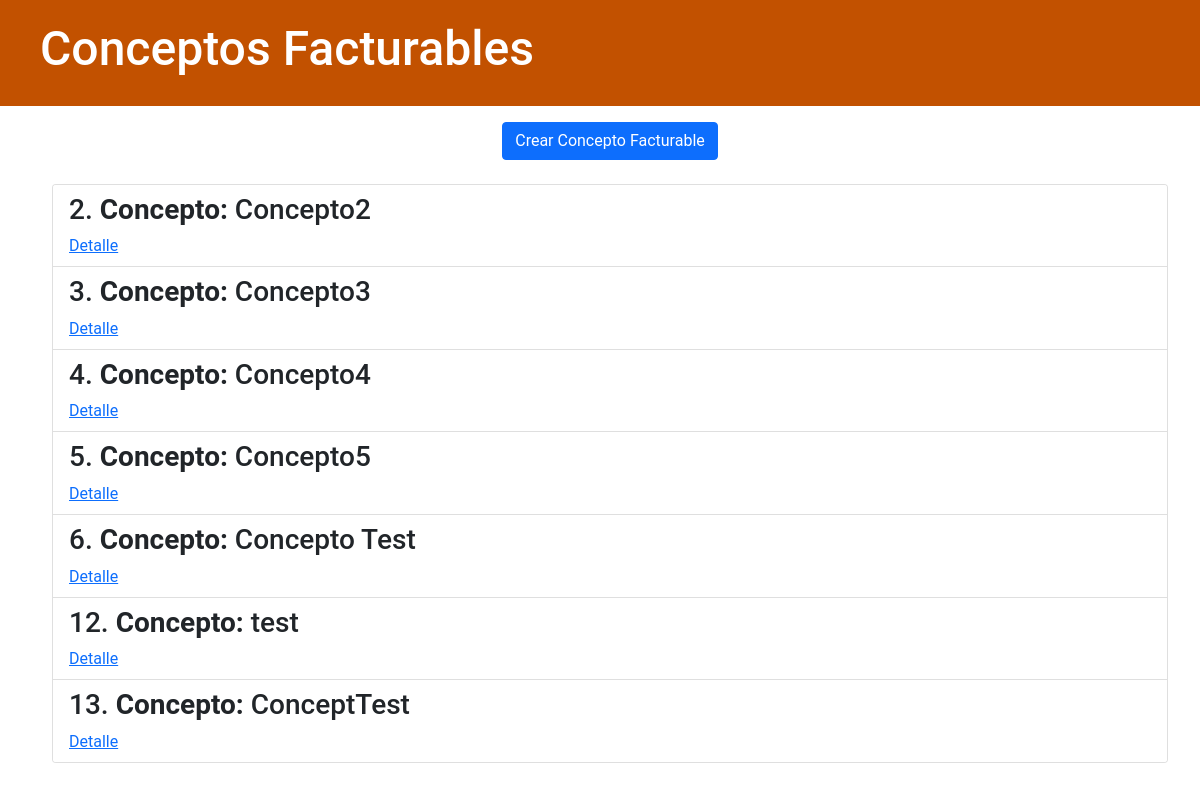
The page /conceptos/ on the database its author committed.
### conceptoFacturable/models.py (models this page shows, shortened)
class ConceptoFacturable(models.Model):
    concepto = models.CharField(max_length=100)
    clase_concepto = models.CharField(max_length=45)
    operador = models.CharField(max_length=45)
    tipo_comunicacion = models.CharField(max_length=45)
    concepto_operador = models.CharField(max_length=100)
    ambito = models.CharField(max_length=45)
    class Meta:
        verbose_name = "concepto_facturable"
        verbose_name_plural = "conceptos_facturables"
        ordering = ["pk"]

### conceptoFacturable/views.py (the view)
# urls.py: path('', views.conceptos_facturables_list,
def conceptos_facturables_list(request):
    conceptos = ConceptoFacturable.objects.all()
    return render(
        request,
        'conceptoFacturable/conceptos_facturables_list.html',
        {"conceptos": conceptos})

### conceptoFacturable/templates/conceptoFacturable/conceptos_facturables_list.html
{% extends 'conceptoFacturable/base.html' %}
{% block content %}
<div class="container">
    <p class="text-center">
        <a class="btn btn-primary mb-2" href="{% url 'conceptos_facturables_nuevo' %}" name="create_button">Crear Concepto Facturable</a>
    </p>
</div>
    <div class="card">
        <ul class="list-group list-group-flush w-100">
        {% for concepto in conceptos %}
          <li class="list-group-item">
                <div class="text">
                    <h3>{{concepto.pk}}. <b>Concepto:</b> {{concepto.concepto}}</h3>
                </div>
                <a href="{% url 'conceptos_facturables_detail' pk=concepto.pk %}">Detalle</a>
          </li>
          {% endfor %}
        </ul>
      </div>
{% endblock content %}

### conceptoFacturable/static/css/conceptoFacturable.css (style rules this page uses)
body { font-family: 'Roboto', sans-serif; }

### rows shown on the page
ConceptoFacturable: pk "2", concepto "Concepto2"
ConceptoFacturable: pk "3", concepto "Concepto3"
ConceptoFacturable: pk "4", concepto "Concepto4"
ConceptoFacturable: pk "5", concepto "Concepto5"
ConceptoFacturable: pk "6", concepto "Concepto Test"
ConceptoFacturable: pk "12", concepto "test"
ConceptoFacturable: pk "13", concepto "ConceptTest"
